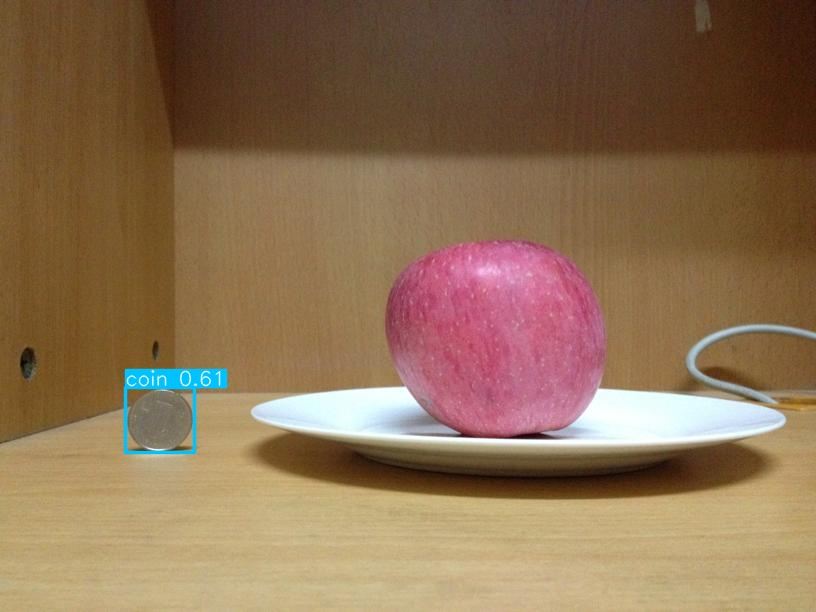
#> input picture yolo_demo/runs/detect/predict/apple015S(1).jpg, 816 x 612 px, found by its file name
$ python visualize_bounding_box.py
#> lines starting #> are read from the running program, lines starting #| are printed output that depends on the picture
import matplotlib.pyplot as plt
import matplotlib.patches as patches
from PIL import Image
import pandas as pd

def plot_customized_bounding_boxes(df, box_width=1, box_color='r'):
#> called with box_width = 2, box_color = 'b'
    unique_images = df['image_name'].unique()

    for image_name in unique_images:
        image_df = df[df['image_name'] == image_name]
        img = Image.open(image_name)
#> img is the input picture: PIL image 816x612 RGB; mean R, G, B 140.6, 111.5, 82.3
        fig, ax = plt.subplots(1)
        ax.imshow(img)

        for _, row in image_df.iterrows():
            object_name = row['object_name']
            x_center = row['x']
            y_center = row['y']
            width = row['w']
            height = row['h']
            confidence = row['conf']

            # Calculate bounding box coordinates
            x = (x_center - width / 2) * img.width
            y = (y_center - height / 2) * img.height
            width *= img.width
            height *= img.height

            rect = patches.Rectangle((x, y), width, height,
                linewidth=box_width, edgecolor=box_color, facecolor='none')
            ax.add_patch(rect)

            label = f"{object_name} {confidence:.2f}"
            ax.text(x, y, label, color=box_color, verticalalignment='top')

        plt.title(f'Bounding Boxes for {image_name}')
        plt.show()
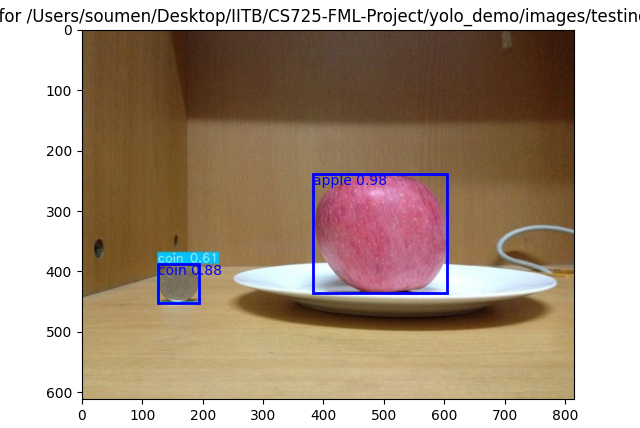
#> figure drawn by matplotlib, 1 panel

df = pd.DataFrame(index=[0, 1], columns=['image_name', 'object_id', 'object_name', 'x', 'y', 'w', 'h', 'conf'])
df.iloc[0, :] = ['/Users/soumen/Desktop/IITB/CS725-FML-Project/yolo_demo/images/testing/apple015S(1).jpg',
                 0, 'apple', 0.6054, 0.5505, 0.2718, 0.3236, 0.9763]
df.iloc[1, :] = ['/Users/soumen/Desktop/IITB/CS725-FML-Project/yolo_demo/images/testing/apple015S(1).jpg',
                 1, 'coin', 0.1960, 0.6860, 0.0837, 0.1041, 0.8784]
plot_customized_bounding_boxes(df, box_width=2, box_color='b')
